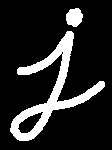
#> input picture image processing codes/KODLAR13_Morfolojik_Operatorler/KODLAR13_Morfolojik_Operatorler/j.png, 112 x 150 px
$ python K13_9_Closing_Kapama_Islemi.py
#> lines starting #> are read from the running program, lines starting #| are printed output that depends on the picture; after the words box and inside, x2 and y2 are one past the last pixel; in counts of white or black regions, pixels touching at a corner belong together; pictures that were not available may be replaced by others from this repository, and a replacement may not be noted
# -*- coding: utf-8 -*-
"""
Created on Tue Apr 16 08:00:54 2024

@author: muozi
"""

import cv2
import numpy as np
import matplotlib.pyplot as plt

# Görüntüleri oku
img1 = cv2.imread("j.png")
#> img1 is the input picture: shape (150, 112, 3); 15.3% white; 2 white regions, box (x1, y1, x2, y2) and area: (10, 31, 105, 141) 2331, (66, 8, 83, 27) 245
img2 = cv2.imread("j2.png")
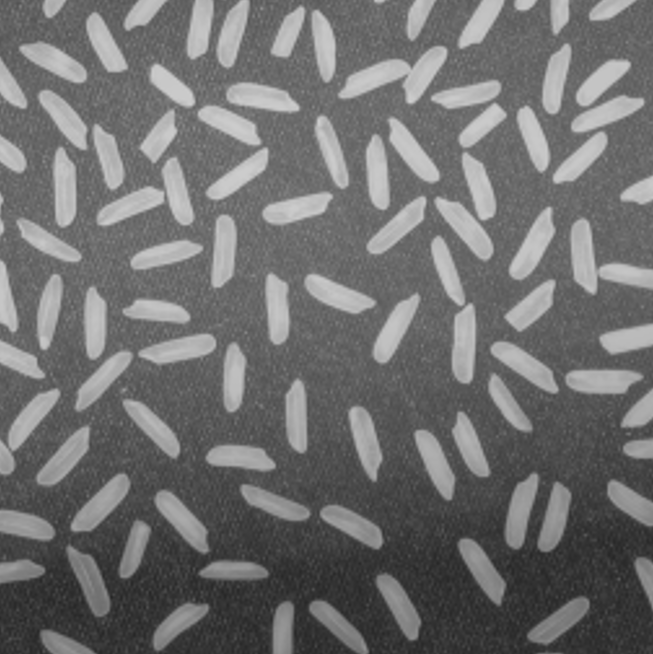
#> input picture image processing codes/KODLAR13_Morfolojik_Operatorler/KODLAR13_Morfolojik_Operatorler/Top_bottom_img.png, 653 x 654 px, given in place of j2.png, which was not available
#> img2 is the input picture: shape (654, 653, 3); min 38, max 207, mean 111.3
img3 = cv2.imread("j3.png")
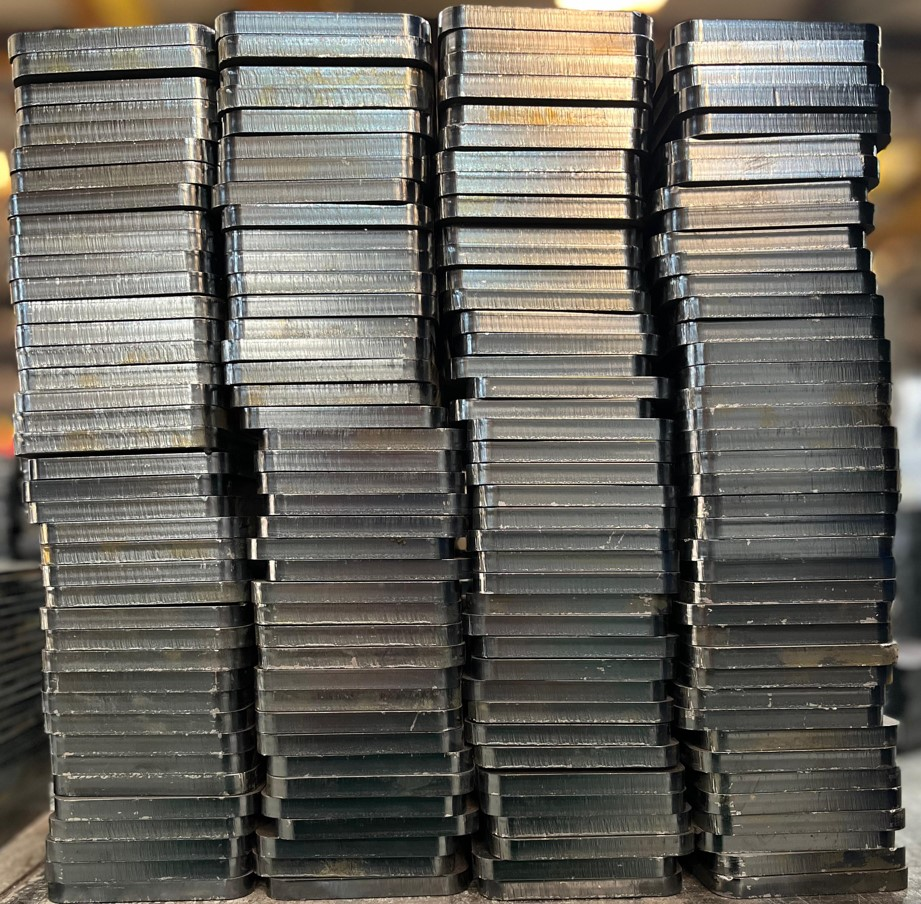
#> input picture image processing codes/KODLAR13_Morfolojik_Operatorler/KODLAR13_Morfolojik_Operatorler/Crop3.jpg, 921 x 904 px, given in place of j3.png, which was not available
#> img3 is the input picture: shape (904, 921, 3); mean B, G, R 94.1, 101.7, 104.4

# Kapama işlemi için kernel
kernel = np.ones((3, 3), np.uint8)

# Iterasyon sayısı
iterations = 2

# Kapama işlemi (dilation + erosion)
closing1 = cv2.morphologyEx(img1, cv2.MORPH_CLOSE, kernel, iterations=iterations)
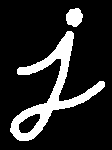
#> closing1: shape (150, 112, 3); 15.6% white; 2 white regions, box (x1, y1, x2, y2) and area: (10, 31, 105, 141) 2369, (66, 8, 83, 27) 245
closing2 = cv2.morphologyEx(img2, cv2.MORPH_CLOSE, kernel, iterations=iterations)
closing3 = cv2.morphologyEx(img3, cv2.MORPH_CLOSE, kernel, iterations=iterations)
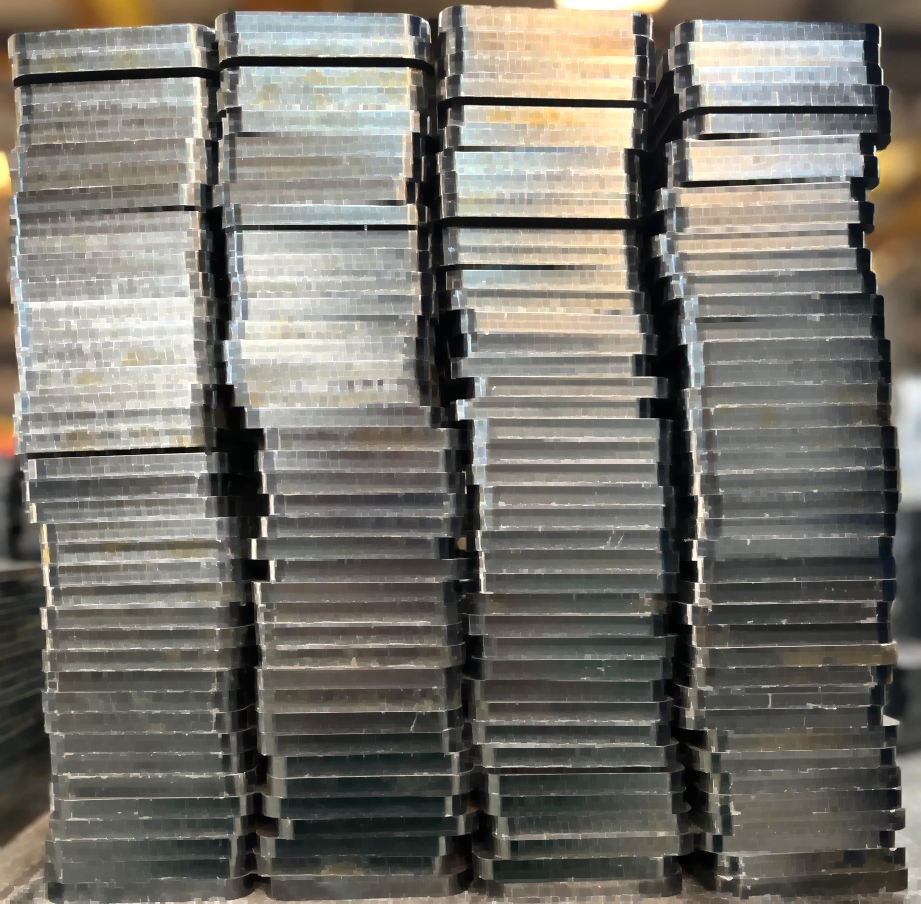
#> closing3: shape (904, 921, 3); mean B, G, R 108.2, 115.7, 118.3

# Görüntüleri ve kapama işlemi sonucunu yan yana göster
fig, axs = plt.subplots(3, 2, figsize=(10, 15))

# Orijinal görüntüleri göster
axs[0, 0].imshow(img1)
axs[0, 0].set_title('Orijinal Image 1')
axs[0, 0].axis('off')

axs[1, 0].imshow(img2)
axs[1, 0].set_title('Orijinal Image 2')
axs[1, 0].axis('off')

axs[2, 0].imshow(img3)
axs[2, 0].set_title('Orijinal Image 3')
axs[2, 0].axis('off')

# Kapama işlemi sonuçlarını göster
axs[0, 1].imshow(cv2.cvtColor(closing1, cv2.COLOR_BGR2RGB))
axs[0, 1].set_title('Closing Image 1')
axs[0, 1].axis('off')

axs[1, 1].imshow(cv2.cvtColor(closing2, cv2.COLOR_BGR2RGB))
axs[1, 1].set_title('Closing Image 2')
axs[1, 1].axis('off')

axs[2, 1].imshow(cv2.cvtColor(closing3, cv2.COLOR_BGR2RGB))
axs[2, 1].set_title('Closing Image 3')
axs[2, 1].axis('off')

plt.show()
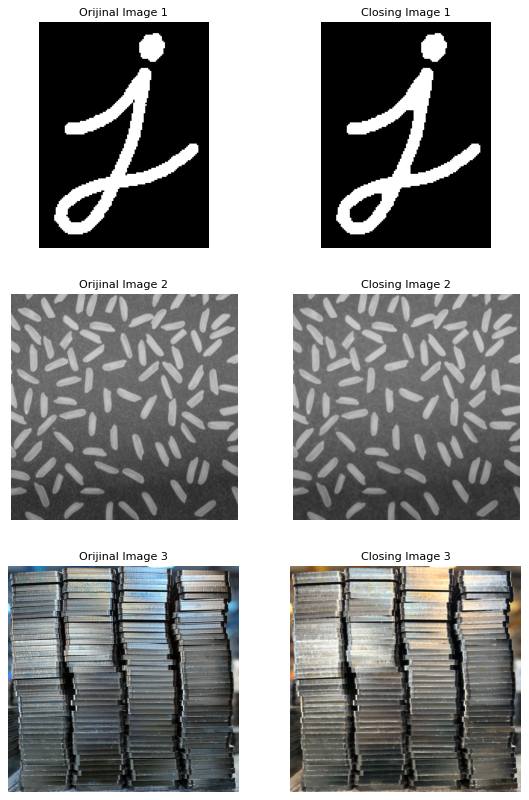
#> figure drawn by matplotlib, 6 panels; B, G, R data is drawn as R, G, B
